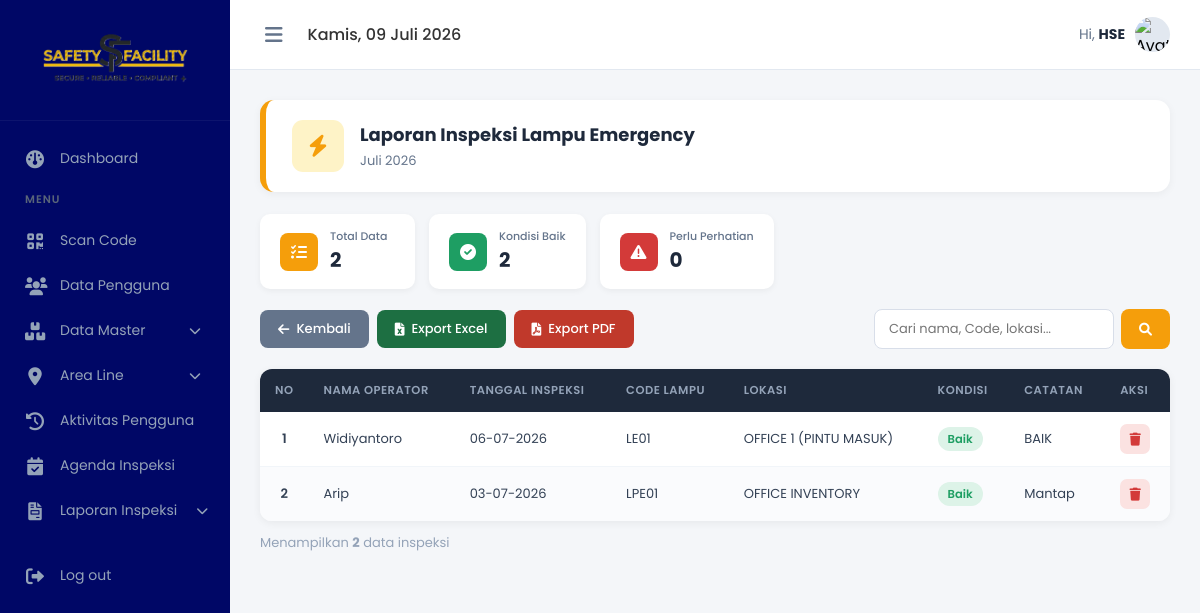
Page /admin/data_inspeksi_lampu_emergency.php (signed in) on the committed database.
### tables this page shows
CREATE TABLE `inspeksi_lampu` (
  `id_inspeksi` int(11) NOT NULL,
  `code_lampu` varchar(50) NOT NULL,
  `tanggal_inspeksi` date NOT NULL,
  `kondisi` enum('baik','rusak','','') NOT NULL,
  `catatan` varchar(255) NOT NULL,
  `username` varchar(50) NOT NULL
);

CREATE TABLE `master_lampu` (
  `id` int(11) NOT NULL,
  `code` varchar(50) NOT NULL,
  `line_area` varchar(100) DEFAULT NULL,
  `lokasi` varchar(255) NOT NULL,
  `indikator_mati_menyala` varchar(20) DEFAULT NULL,
  `lampu_mati` varchar(20) DEFAULT NULL,
  `nyala_otomatis` varchar(20) DEFAULT NULL,
  `kondisi` enum('baik','rusak','','') NOT NULL,
  `catatan` varchar(255) NOT NULL
);

### admin/data_inspeksi_lampu_emergency.php (the view, shortened to what this page needs)
<?php
global $koneksi;
$list_bulan = [
    'January' => 1,
    'February' => 2,
    'March' => 3,
    'April' => 4,
    'May' => 5,
    'June' => 6,
    'July' => 7,
    'August' => 8,
    'September' => 9,
    'October' => 10,
    'November' => 11,
    'December' => 12,
    'Januari' => 1,
    'Februari' => 2,
    'Maret' => 3,
    'Mei' => 5,
    'Juni' => 6,
    'Juli' => 7,
    'Agustus' => 8,
    'Oktober' => 10
];
$bulan_param = isset($_GET['bulan']) ? $_GET['bulan'] : date('F');
$tahun       = isset($_GET['tahun']) ? (int)$_GET['tahun'] : (int)date('Y');
$cari        = isset($_GET['cari'])  ? trim($_GET['cari']) : '';
$angka_bulan = $list_bulan[$bulan_param] ?? (int)date('n');
$sql = "SELECT i.id_inspeksi,
               COALESCE(u.nama_lengkap, i.username) AS nama_operator,
               i.tanggal_inspeksi,
               i.code_lampu,
               m.lokasi,
               i.kondisi,
               i.catatan
        FROM inspeksi_lampu i
        LEFT JOIN users u ON i.username = u.username
        LEFT JOIN master_lampu m ON i.code_lampu = m.code
        WHERE MONTH(i.tanggal_inspeksi) = ? AND YEAR(i.tanggal_inspeksi) = ?";
$param_types  = "ii";
$param_values = [$angka_bulan, $tahun];
$sql .= " ORDER BY i.tanggal_inspeksi DESC";
$stmt = mysqli_prepare($koneksi, $sql);
mysqli_stmt_bind_param($stmt, $param_types, ...$param_values);
mysqli_stmt_execute($stmt);
$result = mysqli_stmt_get_result($stmt);
$rows = [];
while ($r = mysqli_fetch_assoc($result)) $rows[] = $r;
$total = count($rows);
$dh = [
    'Sunday' => 'Minggu',
    'Monday' => 'Senin',
    'Tuesday' => 'Selasa',
    'Wednesday' => 'Rabu',
    'Thursday' => 'Kamis',
    'Friday' => 'Jumat',
    'Saturday' => 'Sabtu'
];
$db = [
    'January' => 'Januari',
    'February' => 'Februari',
    'March' => 'Maret',
    'April' => 'April',
    'May' => 'Mei',
    'June' => 'Juni',
    'July' => 'Juli',
    'August' => 'Agustus',
    'September' => 'September',
    'October' => 'Oktober',
    'November' => 'November',
    'December' => 'Desember'
];
$tanggal_format = $dh[date('l')] . ", " . date('d') . " " . $db[date('F')] . " " . date('Y');
$bulan_indo = $db[$bulan_param] ?? $bulan_param;
$baik_count  = 0;
$tidak_count = 0;
foreach ($rows as $r) {
    if (strtolower($r['kondisi']) === 'baik') {
        $baik_count++;
    } else {
        $tidak_count++;
    }
}
?>
<!DOCTYPE html>
<html lang="id">
<head>
    <link rel="stylesheet" href="https://cdnjs.cloudflare.com/ajax/libs/font-awesome/6.0.0/css/all.min.css">
    <link rel="stylesheet" href="style.css">
</head>
<body>
    <aside class="sidebar" id="sidebar">
        <div class="sidebar-brand">
            <img src="../foto/logo.png" alt="Logo" class="sidebar-logo">
        </div>
        <ul class="sidebar-menu">
            <li><a href="index.php"><i class="fa-solid fa-gauge"></i> <span>Dashboard</span></a></li>
            <li class="menu-header">Menu</li>
            <li><a href="scan.php"><i class="fa-solid fa-qrcode"></i> <span>Scan Code</span></a></li>
            <li><a href="pengguna.php"><i class="fa-solid fa-users"></i> <span>Data Pengguna</span></a></li>
            <li class="has-submenu">
                <a href="javascript:void(0)" onclick="toggleSubmenu(this)">
                    <i class="fa-solid fa-boxes-stacked"></i><span>Data Master</span>
                    <i class="fa-solid fa-chevron-down submenu-icon"></i>
                </a>
            </li>
            <li class="has-submenu">
                <a href="javascript:void(0)" onclick="toggleSubmenu(this)">
                    <i class="fa-solid fa-location-dot"></i>
                    <span>Area Line</span>
                    <i class="fa-solid fa-chevron-down submenu-icon"></i>
                </a>
            </li>
            <li><a href="aktivitas.php"><i class="fa-solid fa-clock-rotate-left"></i> <span>Aktivitas Pengguna</span></a></li>
            <li><a href="agenda.php"><i class="fa-solid fa-calendar-check"></i> <span>Agenda Inspeksi</span></a></li>
            <li class="has-submenu active">
            <li class="has-submenu">
                <a href="javascript:void(0)" onclick="toggleSubmenu(this)">
                    <i class="fa-solid fa-file-invoice"></i>
                    <span>Laporan Inspeksi</span>
                    <i class="fa-solid fa-chevron-down submenu-icon"></i>
                </a>
            </li>
            <li style="margin-top:20px;"><a href="../logout.php"><i class="fa-solid fa-right-from-bracket"></i> <span>Log out</span></a></li>
        </ul>
    </aside>
    <main class="main-content">
        <header class="topbar">
            <div class="topbar-left">
                <button class="toggle-sidebar-btn" onclick="toggleSidebar()"><i class="fa-solid fa-bars"></i></button>
                <div class="topbar-date"><?= $tanggal_format; ?></div>
            </div>
            <div class="topbar-right">
                <div class="user-profile">
                    <span>Hi, <strong><?= htmlspecialchars($_SESSION['nama_lengkap'] ?? ($_SESSION['nama_operator_popup'] ?? 'Admin')); ?></strong></span>
                    <div class="user-avatar">
                        <img src="https://images.unsplash.com/photo-1535713875002-d1d0cf377fde?q=80&w=100" alt="Avatar">
                    </div>
                </div>
            </div>
        </header>
        <section class="content-body">
            <div class="page-head">
                <div class="ph-icon"><i class="fa-solid fa-bolt"></i></div>
                <div class="ph-info">
                    <h2>Laporan Inspeksi Lampu Emergency</h2>
                    <p><?= htmlspecialchars($bulan_indo) . " " . $tahun; ?></p>
                </div>
            </div>
            <div class="stats-row">
                <div class="s-card">
                    <div class="s-icon" style="background:#f59e0b"><i class="fa-solid fa-list-check"></i></div>
                    <div class="s-info">
                        <h4>Total Data</h4>
                        <p><?= $total; ?></p>
                    </div>
                </div>
                <div class="s-card">
                    <div class="s-icon" style="background:#1e9e63"><i class="fa-solid fa-circle-check"></i></div>
                    <div class="s-info">
                        <h4>Kondisi Baik</h4>
                        <p><?= $baik_count; ?></p>
                    </div>
                </div>
                <div class="s-card">
                    <div class="s-icon" style="background:#d33a39"><i class="fa-solid fa-triangle-exclamation"></i></div>
                    <div class="s-info">
                        <h4>Perlu Perhatian</h4>
                        <p><?= $tidak_count; ?></p>
                    </div>
                </div>
            </div>
            <div class="action-bar">
                <div class="ab-left">
                    <a href="laporan_lampu_emergency.php?tahun=<?= $tahun; ?>" class="btn btn-back">
                        <i class="fa-solid fa-arrow-left"></i> Kembali
                    </a>
                    <a href="data_inspeksi_lampu_emergency.php?bulan=<?= urlencode($bulan_param); ?>&tahun=<?= $tahun; ?>&cari=<?= urlencode($cari); ?>&export=excel"
                        class="btn btn-excel">
                        <i class="fa-solid fa-file-excel"></i> Export Excel
                    </a>
                    <button onclick="window.print()" class="btn btn-pdf">
                        <i class="fa-solid fa-file-pdf"></i> Export PDF
                    </button>
                </div>
                <div class="ab-right">
                    <form method="GET" class="search-wrap">
                        <input type="text" name="cari" placeholder="Cari nama, Code, lokasi..." value="<?= htmlspecialchars($cari); ?>">
                        <button type="submit" class="btn btn-search"><i class="fa-solid fa-magnifying-glass"></i></button>
                    </form>
                </div>
            </div>
            <div class="table-card">
                <table class="dt">
                    <thead>
                        <tr>
                            <th>No</th>
                            <th>Nama Operator</th>
                            <th>Tanggal Inspeksi</th>
                            <th>Code Lampu</th>
                            <th>Lokasi</th>
                            <th>Kondisi</th>
                            <th>Catatan</th>
                            <th>Aksi</th>
                        </tr>
                    </thead>
                    <tbody>
                        <?php if ($total > 0): ?>
                            <?php $no = 1;
                            foreach ($rows as $r): ?>
                                <tr>
                                    <td class="no-col"><?= $no++; ?></td>
                                    <td><?= htmlspecialchars($r['nama_operator'] ?? '-'); ?></td>
                                    <td class="td-date"><?= date('d-m-Y', strtotime($r['tanggal_inspeksi'])); ?></td>
                                    <td><?= htmlspecialchars($r['code_lampu'] ?? '-'); ?></td>
                                    <td><?= htmlspecialchars($r['lokasi'] ?? '-'); ?></td>
                                    <td>
                                        <?php if (strtolower($r['kondisi']) === 'baik'): ?>
                                            <span class="badge b-green">Baik</span>
                                        <?php else: ?>
                                            <span class="badge b-red"><?= htmlspecialchars($r['kondisi'] ?? 'Rusak'); ?></span>
                                        <?php endif; ?>
                                    </td>
                                    <td><?= htmlspecialchars($r['catatan'] ?? '-'); ?></td>
                                    <td>
                                        <a href="data_inspeksi_lampu_emergency.php?bulan=<?= urlencode($bulan_param); ?>&tahun=<?= $tahun; ?>&cari=<?= urlencode($cari); ?>&hapus=<?= $r['id_inspeksi']; ?>"
                                            class="btn-del" title="Hapus"
                                            onclick="return confirm('Yakin hapus data ini? Tidak bisa dibatalkan.')">
                                            <i class="fa-solid fa-trash"></i>
                                        </a>
                                    </td>
                                </tr>
                            <?php endforeach; ?>
                        <?php endif; ?>
                    </tbody>
                </table>
            </div>
            <p style="margin-top:12px;font-size:13px;color:#94a3b8;">
                Menampilkan <strong><?= $total; ?></strong> data inspeksi
            </p>
        </section>
    </main>
</body>
</html>

### admin/style.css (style rules this page uses)
* { margin: 0; padding: 0; box-sizing: border-box; font-family: 'Poppins', sans-serif; }
body { background-color: #f4f6f9; display: flex; min-height: 100vh; overflow-x: hidden; }
.sidebar { width: 230px; background-color: #000766; color: #adb5bd; display: flex; flex-direction: column; transition: width 0.3s ease; overflow-y: auto; overflow-x: hidden; height: 100vh; position: fixed; top: 0; left: 0; z-index: 100; }
.sidebar-brand { padding: 20px; display: flex; align-items: center; justify-content: center; color: #fff; border-bottom: 1px solid rgba(255, 255, 255, 0.05); white-space: nowrap; }
.sidebar-logo { max-width: 85%; height: auto; transition: all 0.3s ease; }
.sidebar-menu { padding: 15px 0; list-style: none; flex-grow: 1; }
.menu-header { padding: 10px 25px; font-size: 11px; text-transform: uppercase; letter-spacing: 1px; color: #596579; font-weight: 600; white-space: nowrap; transition: opacity 0.2s; }
.sidebar-menu li a { display: flex; align-items: center; gap: 15px; padding: 12px 25px; color: #94a3b8; text-decoration: none; font-size: 14px; transition: all 0.3s; white-space: nowrap; }
.sidebar-menu li a i { font-size: 18px; width: 20px; text-align: center; flex-shrink: 0; }
.sidebar-menu li a span { transition: opacity 0.2s; }
.main-content { flex-grow: 1; display: flex; flex-direction: column; min-width: 0; margin-left: 230px; transition: margin-left 0.3s ease; }
.topbar { background-color: #fff; height: 70px; display: flex; align-items: center; justify-content: space-between; padding: 0 30px; border-bottom: 1px solid #e2e8f0; }
.topbar-left { display: flex; align-items: center; gap: 20px; }
.toggle-sidebar-btn { font-size: 20px; color: #64748b; cursor: pointer; background: none; border: none; outline: none; padding: 5px; display: flex; align-items: center; justify-content: center; transition: color 0.2s; }
.topbar-date { font-size: 16px; color: #333; font-weight: 500; }
.topbar-right { display: flex; align-items: center; gap: 25px; }
.user-profile { display: flex; align-items: center; gap: 10px; cursor: pointer; }
.user-profile span { font-size: 14px; color: #64748b; }
.user-profile strong { color: #1e293b; }
.user-avatar { width: 35px; height: 35px; background-color: #e2e8f0; border-radius: 50%; display: flex; align-items: center; justify-content: center; overflow: hidden; }
.user-avatar img { width: 100%; height: 100%; object-fit: cover; }
.content-body { padding: 30px; flex-grow: 1; position: relative; }
.submenu-icon { margin-left: auto; font-size: 12px !important; transition: transform 0.3s ease; }
.has-submenu>a { display: flex; align-items: center; width: 100%; }
.main-content { animation: fadeIn 0.4s ease-out; }
.content-body { animation: slideInUp 0.5s cubic-bezier(0.16, 1, 0.3, 1); }
.shortcut-card, .stat-card, .table-action-btn, button, a { transition: all 0.2s ease-in-out !important; }

### rows in the picture
inspeksi_lampu: nama_operator "Widiyantoro", tanggal_inspeksi "06-07-2026", code_lampu "LE01", master_lampu.lokasi "OFFICE 1 (PINTU MASUK)", kondisi "Baik", catatan "BAIK"
inspeksi_lampu: nama_operator "Arip", tanggal_inspeksi "03-07-2026", code_lampu "LPE01", master_lampu.lokasi "OFFICE INVENTORY", kondisi "Baik", catatan "Mantap"

### other values in the picture
$_SESSION['nama_lengkap'] "HSE"
$bulan_indo "Juli"
$tahun "2026"
$total "2"
$baik_count "2"
$tidak_count "0"
